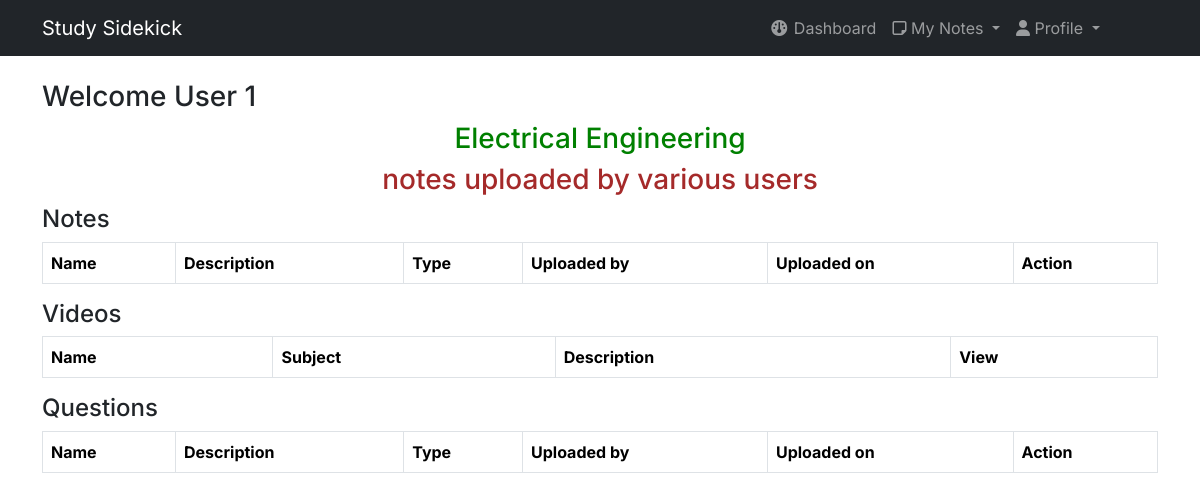
Page /dashboard/ (signed in) on the earlier database version.
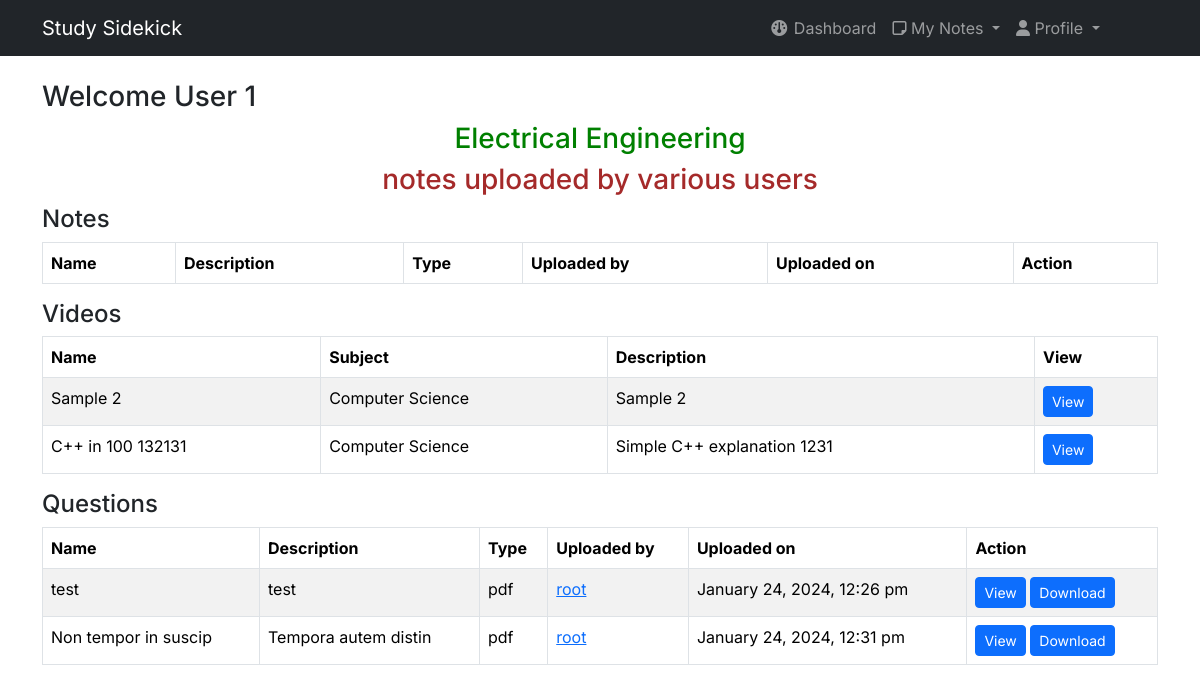
Same page on the later database version.
### tables this page shows
CREATE TABLE IF NOT EXISTS `videos` (
  `video_id` int NOT NULL AUTO_INCREMENT,
  `video_name` varchar(255) DEFAULT NULL,
  `video_description` varchar(255) DEFAULT NULL,
  `url` varchar(255) DEFAULT NULL,
  `status` varchar(255) DEFAULT 'not approved yet',
  `file_uploader` varchar(255) DEFAULT NULL,
  `subject_id` int NOT NULL,
  PRIMARY KEY (`video_id`),
  KEY `videos_subject_subject_id_fk` (`subject_id`),
  CONSTRAINT `videos_subject_subject_id_fk` FOREIGN KEY (`subject_id`) REFERENCES `subject` (`subject_id`)
);

CREATE TABLE IF NOT EXISTS `subject` (
  `subject_id` int NOT NULL AUTO_INCREMENT,
  `subject_name` varchar(255) DEFAULT NULL,
  `subject_description` varchar(255) DEFAULT NULL,
  PRIMARY KEY (`subject_id`)
);

CREATE TABLE IF NOT EXISTS `questions` (
  `question_id` int NOT NULL AUTO_INCREMENT,
  `question_name` varchar(255) DEFAULT NULL,
  `question_description` varchar(255) DEFAULT NULL,
  `subject_id` int DEFAULT NULL,
  `file` varchar(255) DEFAULT NULL,
  `file_type` varchar(255) DEFAULT NULL,
  `uploaded_by` int NOT NULL,
  `upload_time` timestamp NULL DEFAULT CURRENT_TIMESTAMP,
  PRIMARY KEY (`question_id`),
  KEY `questions_subject_subject_id_fk` (`subject_id`),
  CONSTRAINT `questions_subject_subject_id_fk` FOREIGN KEY (`subject_id`) REFERENCES `subject` (`subject_id`)
);

CREATE TABLE IF NOT EXISTS `users` (
  `id` int NOT NULL AUTO_INCREMENT,
  `username` varchar(225) NOT NULL,
  `name` varchar(225) NOT NULL,
  `about` varchar(300) NOT NULL DEFAULT 'N/A',
  `role` varchar(225) NOT NULL,
  `email` varchar(225) NOT NULL,
  `token` varchar(225) NOT NULL,
  `gender` varchar(225) NOT NULL,
  `password` varchar(225) NOT NULL,
  `course` varchar(225) NOT NULL,
  `image` varchar(225) NOT NULL DEFAULT 'profile.jpg',
  `joindate` varchar(225) NOT NULL,
  PRIMARY KEY (`id`)
);

### dashboard/user_front_page.php (the view, shortened to what the changed rows need)
<div class="w-100">
    <form class="mt-2" method="post">
        <table class="table table-bordered table-striped table-hover">
            <thead>
                <tr>
                    <th>Name</th>
                    <th>Description</th>
                    <th>Type</th>
                    <th>Uploaded by</th>
                    <th>Uploaded on</th>
                    <th>Action</th>
                </tr>
            </thead>
        </table>
    </form>
    <form class="mt-2" method="post">
        <table class="table table-bordered table-striped table-hover">
            <thead>
                <tr>
                    <th>Name</th>
                    <th>Subject</th>
                    <th>Description</th>
                    <th>View</th>
                </tr>
            </thead>
            <tbody>
                <?php
                $query = "SELECT video_id, video_name, video_description, url, status, subject_name, u.username as username
                                FROM videos v
                                    INNER JOIN subject s ON v.subject_id = s.subject_id
                                    INNER JOIN users u ON v.file_uploader = u.id
                                    WHERE status != 'pending'
                                    ORDER BY video_id DESC";
                $run_query = mysqli_query($conn, $query) or die(mysqli_error($conn));
                if (mysqli_num_rows($run_query) > 0) {
                    while ($row = mysqli_fetch_array($run_query)) {
                        $video_name = $row['video_name'];
                        $video_description = $row['video_description'];
                        $url = $row['url'];
                        $subject_name = $row['subject_name'];
                ?>
                        <tr>
                            <td><?php echo $video_name; ?></td>
                            <td><?php echo $subject_name; ?></td>
                            <td><?php echo $video_description; ?></td>
                            <td>
                                <a class="btn btn-primary btn-sm" href='view_video.php?url=<?php echo urlencode($url); ?>'>View</a>
                            </td>
                        </tr>
                <?php
                    }
                }
                ?>
            </tbody>
        </table>
    </form>
    <form class="mt-2" method="post">
        <table class="table table-bordered table-striped table-hover">
            <thead>
                <tr>
                    <th>Name</th>
                    <th>Description</th>
                    <th>Type</th>
                    <th>Uploaded by</th>
                    <th>Uploaded on</th>
                    <th>Action</th>
                </tr>
            </thead>
            <tbody>
                <?php
                $query = "SELECT * FROM questions q
                                         INNER JOIN subject s on s.subject_id = q.subject_id
                                         INNER JOIN users u on u.id = q.uploaded_by";
                $run_query = mysqli_query($conn, $query) or die(mysqli_error($conn));
                if (mysqli_num_rows($run_query) > 0) :
                    while ($row = mysqli_fetch_array($run_query)) :
                        $question_id = $row['question_id'];
                        $question_name = $row['question_name'];
                        $question_description = $row['question_description'];
                        $username = $row['username'];
                        $file_type = $row['file_type'];
                        $upload_time = $row['upload_time'];
                        $file = $row['file'];
                        $uploaded_by = $row['uploaded_by'];
                ?>
                        <tr>
                            <td><?php echo $question_name; ?></td>
                            <td><?php echo $question_description; ?></td>
                            <td><?php echo $file_type; ?></td>
                            <td><a href='viewprofile.php?name=<?php echo $uploaded_by; ?>' target='_blank'> <?php echo $username; ?> </a></td>
                            <td><?php echo date("F j, Y, g:i a", strtotime($upload_time)); ?></td>
                            <td>
                                <a class='btn btn-sm btn-primary' href='#' onclick="displayPdf('allfiles/<?php echo $file; ?>', '<?php echo $file; ?>')" target='_blank'>
                                    View
                                </a>
                                <a class='btn btn-sm btn-primary' href="download_file.php?type=question&id=<?php echo $question_id; ?>" target='_blank'>
                                    Download
                                </a>
                            </td>
                        </tr>
                <?php
                    endwhile;
                endif;
                ?>
            </tbody>
        </table>
    </form>
</div>

Differences in the rows shown:
added videos: video_name "Sample 2", subject.subject_name "Computer Science", video_description "Sample 2"
now on this page (row edited): videos: video_name "C++ in 100 132131", subject.subject_name "Computer Science", video_description "Simple C++ explanation 1231"
added questions: question_name "test", question_description "test", file_type "pdf", users.username "root", upload_time "January 24, 2024, 12:26 pm"
added questions: question_name "Non tempor in suscip", question_description "Tempora autem distin", file_type "pdf", users.username "root", upload_time "January 24, 2024, 12:31 pm"
